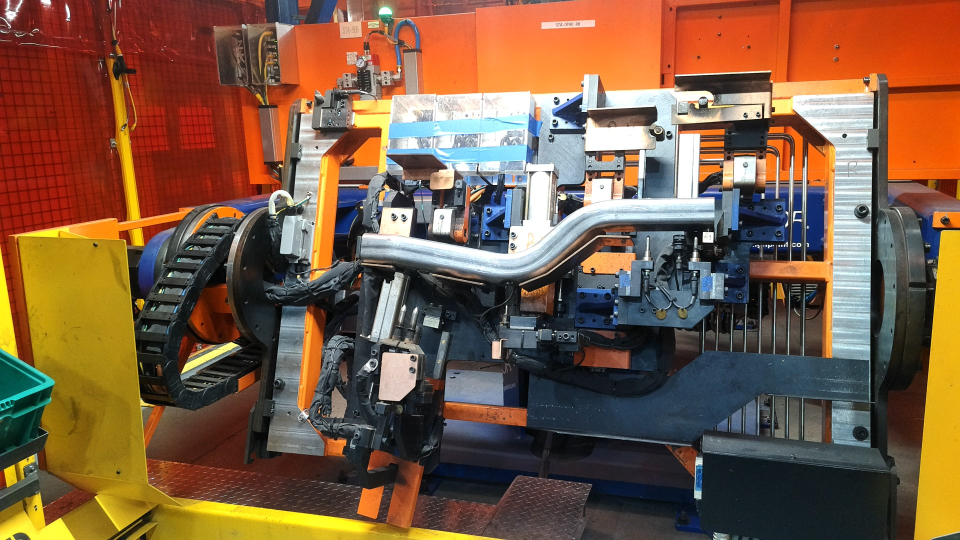
#> input picture Image-Processing/photos/Depth/Original/offPosition1-1.jpg, 1920 x 1080 px, found by its file name (shown at 1/2 size)
$ python compareImages.py
#> lines starting #> are read from the running program, lines starting #| are printed output that depends on the picture; after the words box and inside, x2 and y2 are one past the last pixel; in counts of white or black regions, pixels touching at a corner belong together
import cv2
import numpy as np

# load the input images
off1 = cv2.imread('Image-Processing\photos\Depth\Original\offPosition1-1.jpg')
#> off1 is the input picture: shape (1080, 1920, 3); mean B, G, R 67.7, 91.9, 124
off2 = cv2.imread('Image-Processing\photos\Depth\Original\offPosition2-1.jpg')
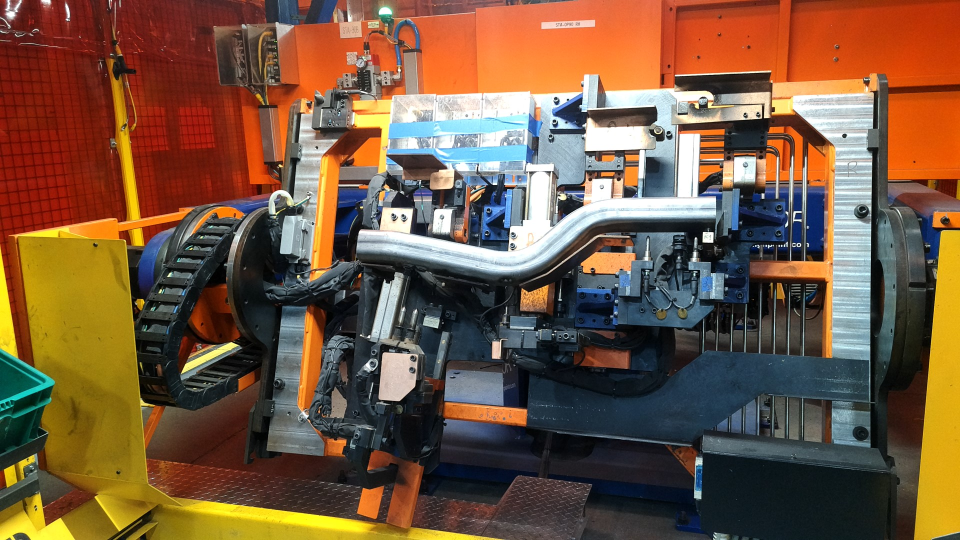
#> input picture Image-Processing/photos/Depth/Original/offPosition2-1.jpg, 1920 x 1080 px, found by its file name (shown at 1/2 size)
#> off2 is the input picture: shape (1080, 1920, 3); mean B, G, R 64, 87.6, 117.4
standard = cv2.imread('Image-Processing\photos\Depth\Original\oriPosition1-3.jpg')
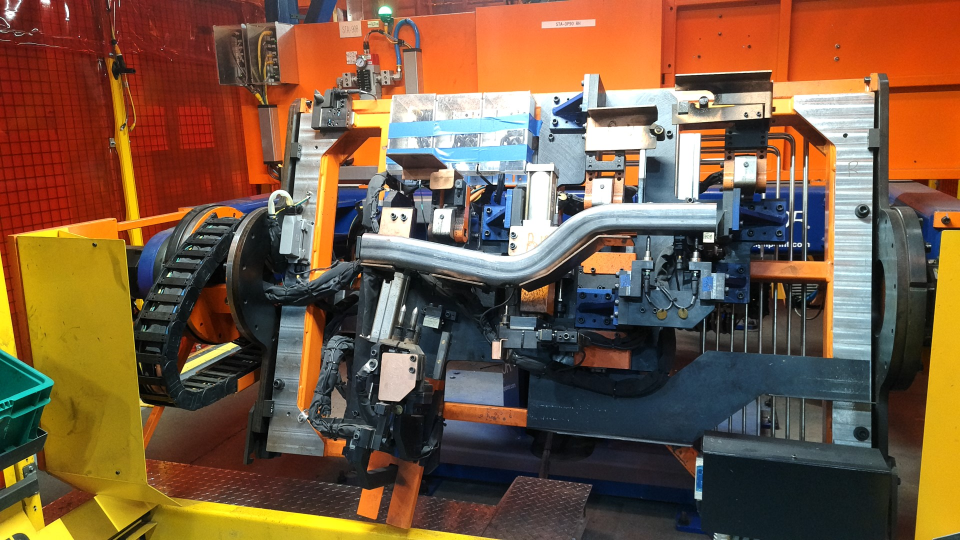
#> input picture Image-Processing/photos/Depth/Original/oriPosition1-3.jpg, 1920 x 1080 px, found by its file name (shown at 1/2 size)
#> standard is the input picture: shape (1080, 1920, 3); mean B, G, R 66.5, 90.6, 120.5

# convert the images to grayscale
off1 = cv2.cvtColor(off1, cv2.COLOR_BGR2GRAY)
#> off1: shape (1080, 1920)
off2 = cv2.cvtColor(off2, cv2.COLOR_BGR2GRAY)
#> off2: shape (1080, 1920)
standard = cv2.cvtColor(standard, cv2.COLOR_BGR2GRAY)
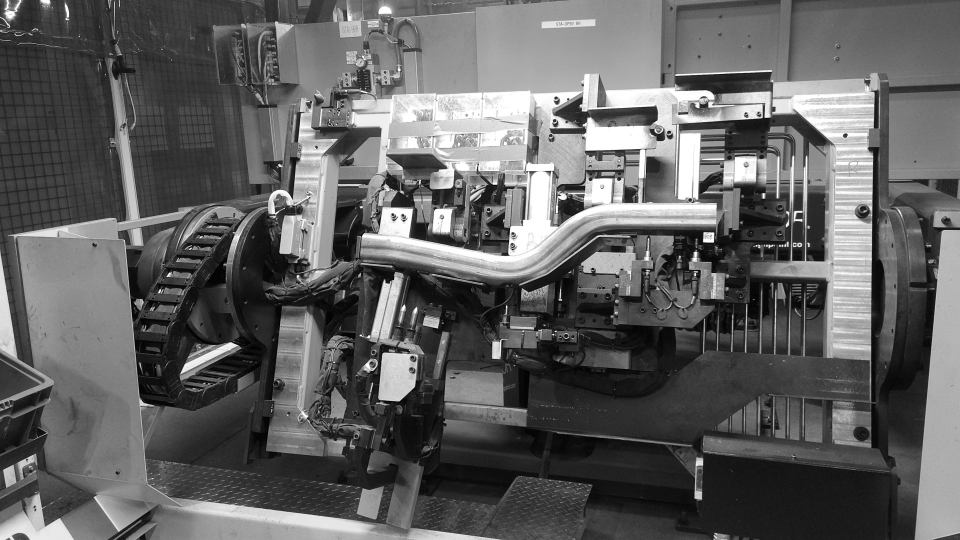
#> standard: shape (1080, 1920) (shown at 1/2 size); min 0, max 255, mean 96.8

def mse(img1, img2):
    h, w = img1.shape
#> h = 1080; w = 1920
    diff = cv2.subtract(img1, img2)
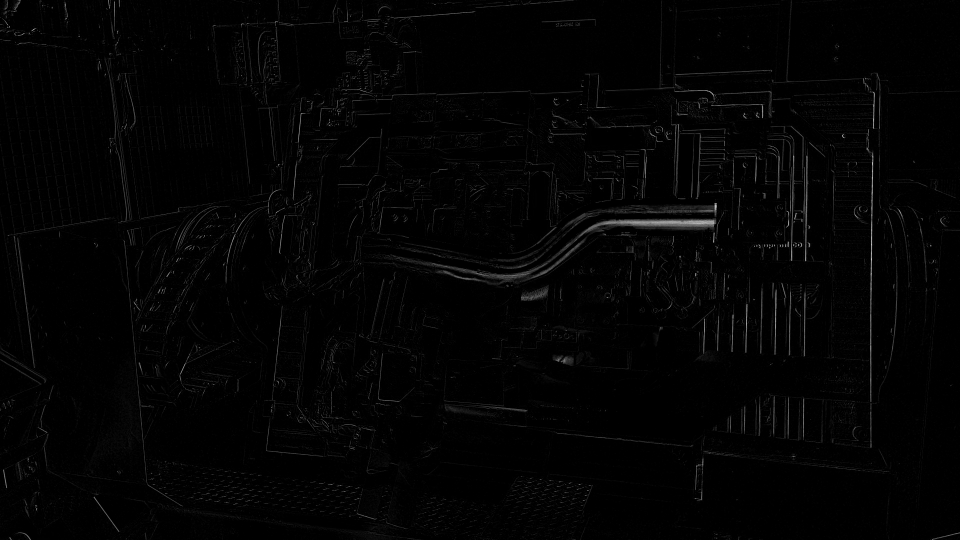
#> diff: shape (1080, 1920) (shown at 1/2 size); min 0, max 253, mean 3.3
    err = np.sum(diff**2)
#> err = 26599803
    ans = err/(float(h*w))
#> ans = 12.83
    return mse, diff

error, diff1 = mse(standard, off1)
error2, diff2 = mse(standard, off2)

print("Error between the two images1: ", error)
print("Error between the two images2: ", error2)

maskImg = cv2.imread('Image-Processing\photos\Small\Mask.jpg')
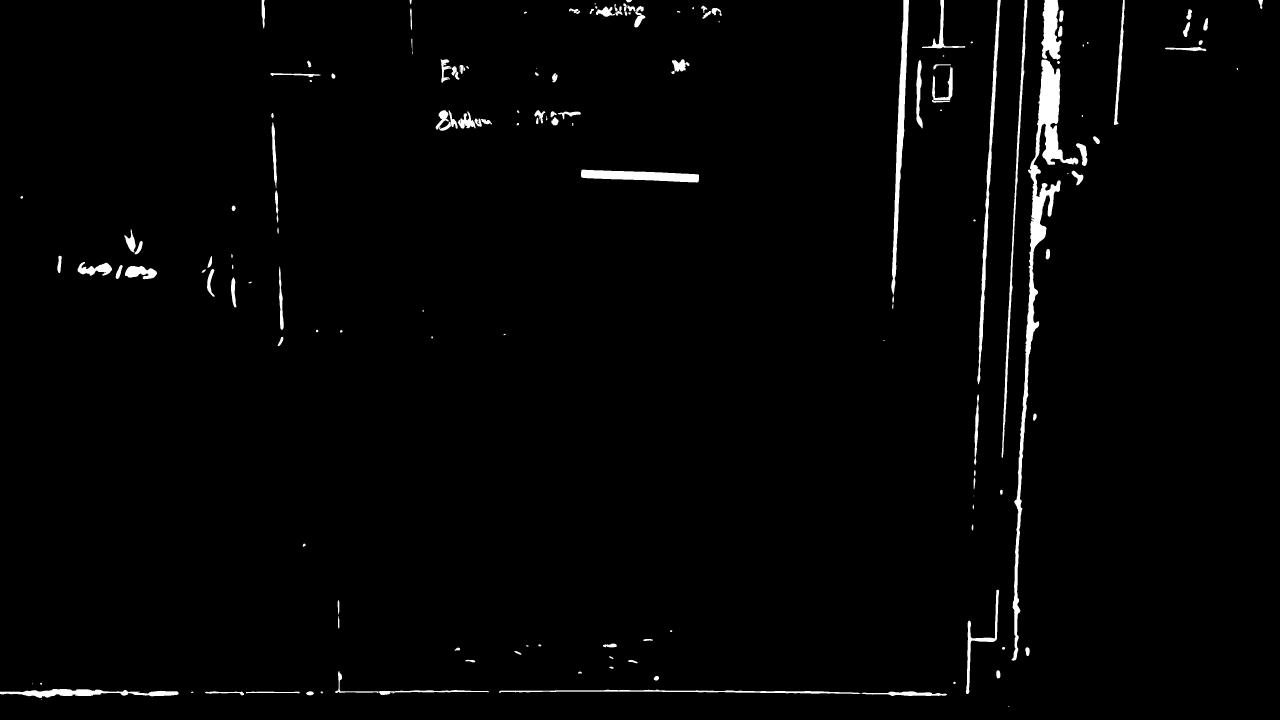
#> input picture mask.jpg, 3840 x 2160 px, found by its file name (shown at 1/3 size)
#> maskImg is the input picture: shape (2160, 3840, 3); min 0, max 255, mean 4.9
grayMask = cv2.cvtColor(maskImg, cv2.COLOR_BGR2GRAY)
(thresh, im_bw) = cv2.threshold(grayMask, 128, 255, cv2.THRESH_BINARY | cv2.THRESH_OTSU)
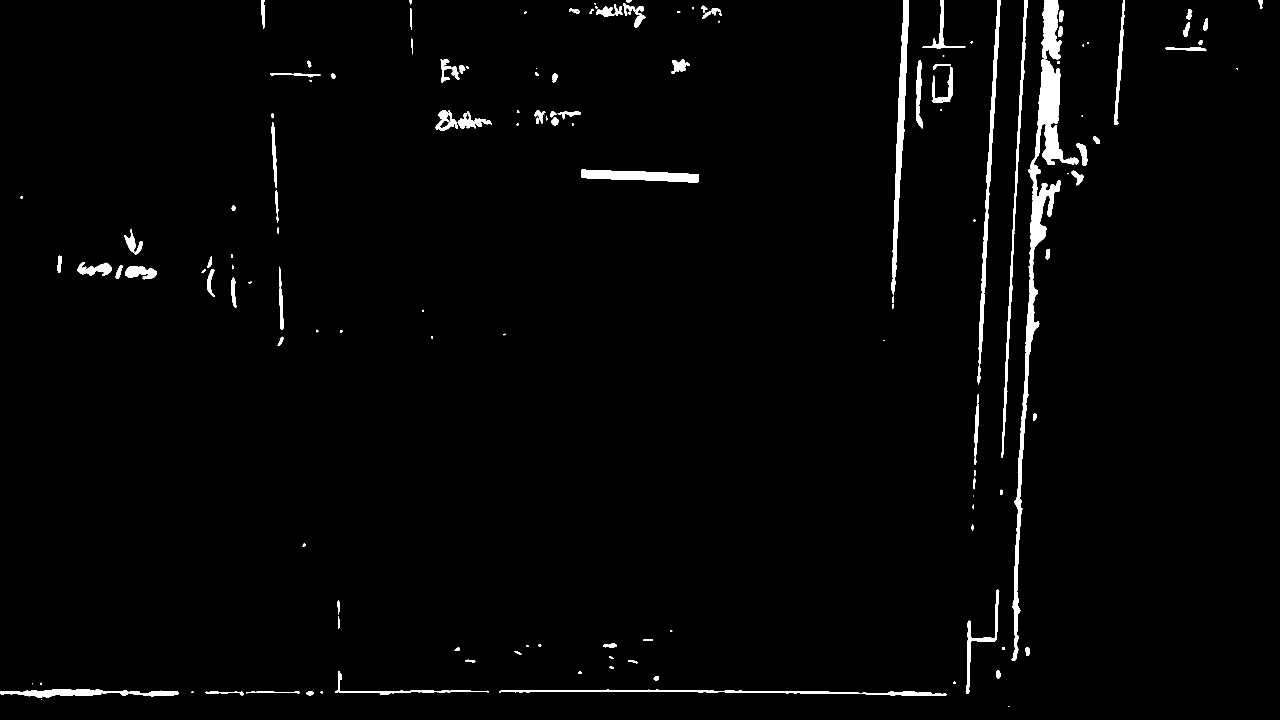
#> im_bw: shape (2160, 3840) (shown at 1/3 size); 1.9% white; 157 white regions (16 under 20 px), largest, box (x1, y1, x2, y2) and area: (3035, 179, 3235, 1982) 40674, (2674, 0, 2727, 886) 13217, (2932, 0, 3002, 1154) 10670
#> thresh = 8
thresh = 127
binaryMask = cv2.threshold(grayMask, thresh, 255, cv2.THRESH_BINARY)[1]
binaryMask = cv2.resize(diff1, (0,0), fx = 0.3, fy = 0.3)
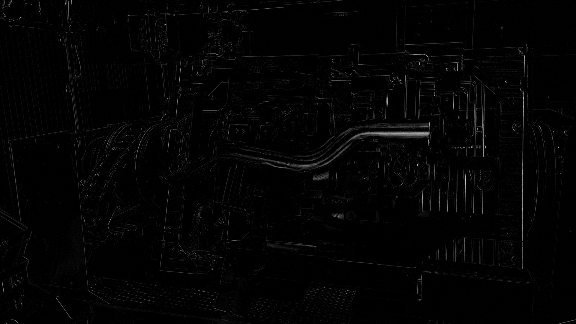
#> binaryMask: shape (324, 576); min 0, max 200, mean 3.3

diff1 = cv2.resize(diff1, (0,0), fx = 0.3, fy = 0.3)
diff = cv2.resize(diff2, (0,0), fx = 0.3, fy = 0.3)
#> diff: shape (324, 576)

result = cv2.bitwise_and(diff1,diff1, mask= binaryMask)
cv2.imshow("masked",result)


cv2.imshow("diff1", diff1)
cv2.imshow("diff2", diff2)
cv2.waitKey(0)
cv2.destroyAllWindows()
